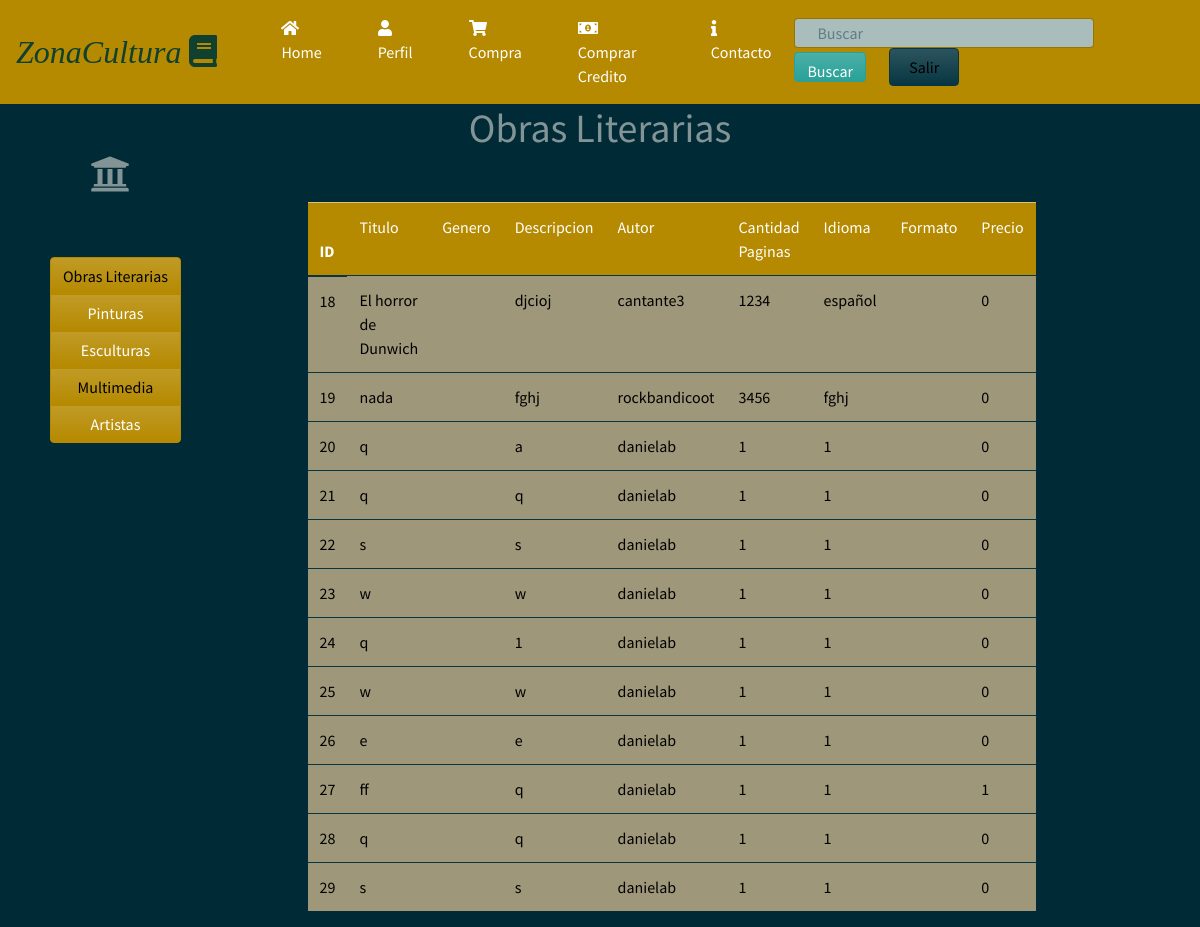
/CatalogoLibros (signed in), run on the app's committed database.
### homePage/models.py (models this page shows, shortened)
class infoLibro(models.Model):
	user=models.ForeignKey(User,on_delete=models.SET_NULL, null=True)
	archivo=models.FileField(upload_to='contenido/books/', validators=[validate_file_extension],default='contenido/books/default.pdf')
	genero= models.ForeignKey(GeneroLiterario, on_delete=models.SET_NULL, null=True)
	Titulo= models.CharField(max_length=50)
	Descripcion=models.TextField(max_length=2000)
	ISBN= models.IntegerField()
	PrecioLibro= models.IntegerField(default=0)
	CantidadPaginas=models.IntegerField()
	Idioma=models.CharField(max_length=15)
	imagen=models.ImageField(upload_to='images/books/covers/',default='images/books/covers/default.jpg', null=True,blank=True )

### homePage/views.py (the view)
# urls.py: url(r'^CatalogoLibros$',views.libros_view, name='catalogo libros'),
@login_required(login_url='/')
def libros_view(request):
	libros=infoLibro.objects.all()
	contexto={'libros':libros}
	return render(request, 'catalogolibros.html',contexto)

### homePage/templates/catalogolibros.html (shortened to what this page needs)
{% load staticfiles %}
<!DOCTYPE html>
<html>
<head>
  <link rel="stylesheet" type="text/css" href="{% static 'css/bootstrap1.min.css' %}">
  <link rel="stylesheet" href="https://use.fontawesome.com/releases/v5.0.8/css/solid.css">
    <link rel="stylesheet" href="static/css/paginahome.css">
</head>
<body>
  <nav class="navbar navbar-expand-lg navbar-dark bg-primary">
      <a class="navbar-brand"><em><font size="6" color="#0F4030" face="Trebuchet MS">ZonaCultura  <i class="fas fa-book"></i></font></em></a>
    <div class="collapse navbar-collapse" id="navbarColor01">
      <ul class="navbar-nav mr-auto">
          <li class="nav-item active">
            <a class="nav-link" href="/HomePage"><i class="fas fa-home"></i> Home<span class="sr-only">(current)</span></a>
          </li>
          <li class="nav-item active">
            <a class="nav-link" href="Perfil"><i class="fas fa-user"></i> Perfil</a>
          </li>
          <li class="nav-item active">
            <a class="nav-link" href="CarritoVista"><i class="fas fa-shopping-cart"></i> Compra</a>
          </li>
          <li class="nav-item active">
            <a class="nav-link" href="CompraCredito"><i class="fas fa-money-bill-alt"></i> Comprar Credito</a>
          </li>
          <li class="nav-item active">
            <a class="nav-link" href=""><i class="fas fa-info"></i>  Contacto</a>
          </li>
      </ul>
      <form class="form-inline my-2 my-lg-2">
        <div class="col-12">
            <input class="form-control mr-sm-0" type="text" placeholder="Buscar" id="input-search">
            <button class="btn btn-success" type="submit" id="Buscar">Buscar</button>
            <button class="btn btn-dark my-5 my-sm-0" type="submit" id="Salir"><a href="">Salir</a></button>
          </div>
      </form>
    </div>
  </nav>
<div>
    <div class="row">
      <div class="col col-3">
        <h1><i class="fas fa-university" id="lll"></i></h1>
          <div class="btn-group-vertical" data-toggle="buttons">
            <button type="button" class="btn btn-primary"><a href="CatalogoLibros">Obras Literarias</a></button>
            <button type="button" class="btn btn-primary">Pinturas</button>
            <button type="button" class="btn btn-primary">Esculturas</button>
            <button type="button" class="btn btn-primary"><a href="CatalogoMultimedia">Multimedia</a></button>
            <button type="button" class="btn btn-primary">Artistas</button>
          </div>
      </div>
      <div class="col col-6">
        <div class="container-lit conteiner">
          <h1 align="center">Obras Literarias</h1>
          <form class="site-form" method="post">
            <table class="table table-hover">
              <thead>
                <tr class="table-primary">
                  <th scope="row">ID</th>
                  <td>Titulo</td>
                  <td>Genero</td>
                  <td>Descripcion</td>
                  <td>Autor</td>
                  <td>Cantidad Paginas</td>
                  <td>Idioma</td>
                  <td>Formato</td>
                  <td>Precio</td>
                </tr>
              </thead>
              <tbody>
                {% if libros %}
                {% for libro in libros %}
                <tr>
                  <td><a href="Producto/ContenidoLiterario/{{libro.pk}}">{{libro.pk}}</td>
                  <td>{{libro.Titulo}}</a></td>
                  <td>
                  </td>
                  <td>{{libro.Descripcion}}</td>
                  <td>{{libro.user.username}}</td>
                  <td>{{libro.CantidadPaginas}}</td>
                  <td>{{libro.Idioma}}</td>
                  <td>
                  </td>
                  <td>{{libro.PrecioLibro}}</td>
                </tr>
                {% endfor %}
                {% else %}
                <h1>No hay registros de libros</h1>
                {% endif %}
              </tbody>
            </table>
          </form>
        </div>
      </div>
      <div class="col col-3"></div>
    </div>
  </div>

### homePage/static/css/paginahome.css (style rules this page uses)
#input-search { width: 300px; height: 30px; text-indent: 10px; }
#Salir { width: 70px; margin-left: 20px; margin-right: 0 auto; background-color: #F59251; }
#Buscar { height: 30px; }
.table { margin-top: 50px; border-color: #000; background-color: #9F977A; color: black; }
.btn-group-vertical { margin-top: 0px; padding-top: 50px; margin-left: 50px; }
#lll { margin-top: 50px; margin-left: 90px; margin-bottom: 0px; }
.nav-link { margin-left: 40px; }
.btn a { color: black; }
td a { color: black; }

### data on the page
infoLibro: pk "18", Titulo "El horror de Dunwich", Descripcion "djcioj", user.username "cantante3", CantidadPaginas "1234", Idioma "español", PrecioLibro "0"
infoLibro: pk "19", Titulo "nada", Descripcion "fghj", user.username "rockbandicoot", CantidadPaginas "3456", Idioma "fghj", PrecioLibro "0"
infoLibro: pk "20", Titulo "q", Descripcion "a", user.username "danielab", CantidadPaginas "1", Idioma "1", PrecioLibro "0"
infoLibro: pk "21", Titulo "q", Descripcion "q", user.username "danielab", CantidadPaginas "1", Idioma "1", PrecioLibro "0"
infoLibro: pk "22", Titulo "s", Descripcion "s", user.username "danielab", CantidadPaginas "1", Idioma "1", PrecioLibro "0"
infoLibro: pk "23", Titulo "w", Descripcion "w", user.username "danielab", CantidadPaginas "1", Idioma "1", PrecioLibro "0"
infoLibro: pk "24", Titulo "q", Descripcion "1", user.username "danielab", CantidadPaginas "1", Idioma "1", PrecioLibro "0"
infoLibro: pk "25", Titulo "w", Descripcion "w", user.username "danielab", CantidadPaginas "1", Idioma "1", PrecioLibro "0"
infoLibro: pk "26", Titulo "e", Descripcion "e", user.username "danielab", CantidadPaginas "1", Idioma "1", PrecioLibro "0"
infoLibro: pk "27", Titulo "ff", Descripcion "q", user.username "danielab", CantidadPaginas "1", Idioma "1", PrecioLibro "1"
infoLibro: pk "28", Titulo "q", Descripcion "q", user.username "danielab", CantidadPaginas "1", Idioma "1", PrecioLibro "0"
infoLibro: pk "29", Titulo "s", Descripcion "s", user.username "danielab", CantidadPaginas "1", Idioma "1", PrecioLibro "0"
